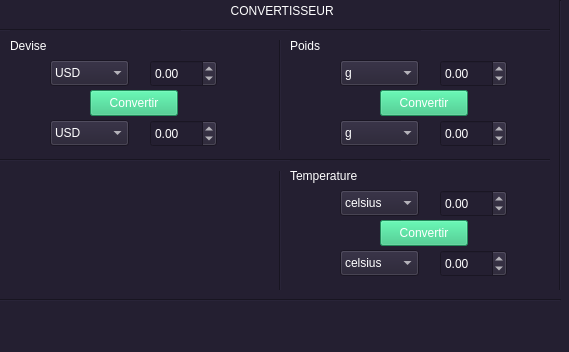
<?xml version="1.0" encoding="UTF-8"?>
<ui version="4.0">
 <class>Convertisseur</class>
 <widget class="QMainWindow" name="Convertisseur">
  <property name="geometry">
   <rect>
    <x>0</x>
    <y>0</y>
    <width>569</width>
    <height>352</height>
   </rect>
  </property>
  <property name="windowTitle">
   <string>Convertisseur</string>
  </property>
  <property name="styleSheet">
   <string notr="true">background-color: rgb(192, 191, 188);
color: rgb(255, 255, 255);
background-color: rgb(36, 31, 49);
font: 11pt &quot;Quicksand&quot;;
</string>
  </property>
  <widget class="QWidget" name="centralwidget">
   <widget class="Line" name="line">
    <property name="geometry">
     <rect>
      <x>270</x>
      <y>30</y>
      <width>20</width>
      <height>271</height>
     </rect>
    </property>
    <property name="orientation">
     <enum>Qt::Vertical</enum>
    </property>
   </widget>
   <widget class="Line" name="line_2">
    <property name="geometry">
     <rect>
      <x>0</x>
      <y>150</y>
      <width>561</width>
      <height>21</height>
     </rect>
    </property>
    <property name="orientation">
     <enum>Qt::Horizontal</enum>
    </property>
   </widget>
   <widget class="QLabel" name="label">
    <property name="geometry">
     <rect>
      <x>180</x>
      <y>0</y>
      <width>191</width>
      <height>21</height>
     </rect>
    </property>
    <property name="text">
     <string>    CONVERTISSEUR</string>
    </property>
    <property name="alignment">
     <set>Qt::AlignCenter</set>
    </property>
   </widget>
   <widget class="Line" name="line_3">
    <property name="geometry">
     <rect>
      <x>0</x>
      <y>20</y>
      <width>561</width>
      <height>20</height>
     </rect>
    </property>
    <property name="orientation">
     <enum>Qt::Horizontal</enum>
    </property>
   </widget>
   <widget class="QLabel" name="label_2">
    <property name="geometry">
     <rect>
      <x>10</x>
      <y>30</y>
      <width>171</width>
      <height>31</height>
     </rect>
    </property>
    <property name="text">
     <string>Devise</string>
    </property>
   </widget>
   <widget class="QLabel" name="label_3">
    <property name="geometry">
     <rect>
      <x>290</x>
      <y>30</y>
      <width>131</width>
      <height>31</height>
     </rect>
    </property>
    <property name="text">
     <string>Poids</string>
    </property>
   </widget>
   <widget class="QLabel" name="label_5">
    <property name="geometry">
     <rect>
      <x>290</x>
      <y>160</y>
      <width>111</width>
      <height>31</height>
     </rect>
    </property>
    <property name="text">
     <string>Temperature</string>
    </property>
   </widget>
   <widget class="QDoubleSpinBox" name="doubleSpinBoxDevise">
    <property name="geometry">
     <rect>
      <x>150</x>
      <y>60</y>
      <width>67</width>
      <height>27</height>
     </rect>
    </property>
    <property name="minimum">
     <double>-999999.000000000000000</double>
    </property>
    <property name="maximum">
     <double>999999.989999999990687</double>
    </property>
   </widget>
   <widget class="QDoubleSpinBox" name="doubleSpinBox_2">
    <property name="geometry">
     <rect>
      <x>150</x>
      <y>120</y>
      <width>67</width>
      <height>27</height>
     </rect>
    </property>
    <property name="minimum">
     <double>-999999.000000000000000</double>
    </property>
    <property name="maximum">
     <double>999999.989999999990687</double>
    </property>
   </widget>
   <widget class="QDoubleSpinBox" name="doubleSpinBox_3Poids">
    <property name="geometry">
     <rect>
      <x>440</x>
      <y>60</y>
      <width>67</width>
      <height>27</height>
     </rect>
    </property>
    <property name="minimum">
     <double>-999999.000000000000000</double>
    </property>
    <property name="maximum">
     <double>999999.989999999990687</double>
    </property>
   </widget>
   <widget class="QDoubleSpinBox" name="doubleSpinBox_4">
    <property name="geometry">
     <rect>
      <x>440</x>
      <y>120</y>
      <width>67</width>
      <height>27</height>
     </rect>
    </property>
    <property name="minimum">
     <double>-999999.000000000000000</double>
    </property>
    <property name="maximum">
     <double>999999.989999999990687</double>
    </property>
   </widget>
   <widget class="QDoubleSpinBox" name="doubleSpinBox_7Temperature">
    <property name="geometry">
     <rect>
      <x>440</x>
      <y>190</y>
      <width>67</width>
      <height>27</height>
     </rect>
    </property>
    <property name="minimum">
     <double>-999999.000000000000000</double>
    </property>
    <property name="maximum">
     <double>999999.989999999990687</double>
    </property>
   </widget>
   <widget class="QDoubleSpinBox" name="doubleSpinBox_8">
    <property name="geometry">
     <rect>
      <x>440</x>
      <y>250</y>
      <width>67</width>
      <height>27</height>
     </rect>
    </property>
    <property name="minimum">
     <double>-999999.000000000000000</double>
    </property>
    <property name="maximum">
     <double>999999.989999999990687</double>
    </property>
   </widget>
   <widget class="QComboBox" name="comboBoxLabel3">
    <property name="geometry">
     <rect>
      <x>340</x>
      <y>60</y>
      <width>79</width>
      <height>26</height>
     </rect>
    </property>
    <item>
     <property name="text">
      <string>g</string>
     </property>
    </item>
    <item>
     <property name="text">
      <string>kg</string>
     </property>
    </item>
    <item>
     <property name="text">
      <string>lb</string>
     </property>
    </item>
    <item>
     <property name="text">
      <string>oz</string>
     </property>
    </item>
    <item>
     <property name="text">
      <string>ct</string>
     </property>
    </item>
    <item>
     <property name="text">
      <string>t</string>
     </property>
    </item>
    <item>
     <property name="text">
      <string>q</string>
     </property>
    </item>
    <item>
     <property name="text">
      <string>st</string>
     </property>
    </item>
   </widget>
   <widget class="QComboBox" name="comboBoxLabel4">
    <property name="geometry">
     <rect>
      <x>340</x>
      <y>120</y>
      <width>79</width>
      <height>26</height>
     </rect>
    </property>
    <item>
     <property name="text">
      <string>g</string>
     </property>
    </item>
    <item>
     <property name="text">
      <string>kg</string>
     </property>
    </item>
    <item>
     <property name="text">
      <string>lb</string>
     </property>
    </item>
    <item>
     <property name="text">
      <string>oz</string>
     </property>
    </item>
    <item>
     <property name="text">
      <string>ct</string>
     </property>
    </item>
    <item>
     <property name="text">
      <string>t</string>
     </property>
    </item>
    <item>
     <property name="text">
      <string>q</string>
     </property>
    </item>
    <item>
     <property name="text">
      <string>st</string>
     </property>
    </item>
   </widget>
   <widget class="QComboBox" name="comboBoxLabel7">
    <property name="geometry">
     <rect>
      <x>340</x>
      <y>190</y>
      <width>79</width>
      <height>26</height>
     </rect>
    </property>
    <property name="editable">
     <bool>false</bool>
    </property>
    <item>
     <property name="text">
      <string>celsius</string>
     </property>
    </item>
    <item>
     <property name="text">
      <string>fahrenheit</string>
     </property>
    </item>
    <item>
     <property name="text">
      <string>kelvin</string>
     </property>
    </item>
    <item>
     <property name="text">
      <string>rankine</string>
     </property>
    </item>
   </widget>
   <widget class="QComboBox" name="comboBoxLabel8">
    <property name="geometry">
     <rect>
      <x>340</x>
      <y>250</y>
      <width>79</width>
      <height>26</height>
     </rect>
    </property>
    <item>
     <property name="text">
      <string>celsius</string>
     </property>
    </item>
    <item>
     <property name="text">
      <string>fahrenheit</string>
     </property>
    </item>
    <item>
     <property name="text">
      <string>kelvin</string>
     </property>
    </item>
    <item>
     <property name="text">
      <string>rankine</string>
     </property>
    </item>
   </widget>
   <widget class="QComboBox" name="comboBoxLabel1">
    <property name="geometry">
     <rect>
      <x>50</x>
      <y>60</y>
      <width>79</width>
      <height>26</height>
     </rect>
    </property>
    <item>
     <property name="text">
      <string>USD</string>
     </property>
    </item>
    <item>
     <property name="text">
      <string>EUR</string>
     </property>
    </item>
    <item>
     <property name="text">
      <string>JPY</string>
     </property>
    </item>
    <item>
     <property name="text">
      <string>CNY</string>
     </property>
    </item>
    <item>
     <property name="text">
      <string>GBP</string>
     </property>
    </item>
    <item>
     <property name="text">
      <string>CHF</string>
     </property>
    </item>
    <item>
     <property name="text">
      <string>AUD</string>
     </property>
    </item>
    <item>
     <property name="text">
      <string>CAD</string>
     </property>
    </item>
    <item>
     <property name="text">
      <string>SGD</string>
     </property>
    </item>
    <item>
     <property name="text">
      <string>HKD</string>
     </property>
    </item>
    <item>
     <property name="text">
      <string>CFA</string>
     </property>
    </item>
   </widget>
   <widget class="QComboBox" name="comboBoxLabel2">
    <property name="geometry">
     <rect>
      <x>50</x>
      <y>120</y>
      <width>79</width>
      <height>26</height>
     </rect>
    </property>
    <item>
     <property name="text">
      <string>USD</string>
     </property>
    </item>
    <item>
     <property name="text">
      <string>EUR</string>
     </property>
    </item>
    <item>
     <property name="text">
      <string>JPY</string>
     </property>
    </item>
    <item>
     <property name="text">
      <string>CNY</string>
     </property>
    </item>
    <item>
     <property name="text">
      <string>GBP</string>
     </property>
    </item>
    <item>
     <property name="text">
      <string>CHF</string>
     </property>
    </item>
    <item>
     <property name="text">
      <string>AUD</string>
     </property>
    </item>
    <item>
     <property name="text">
      <string>CAD</string>
     </property>
    </item>
    <item>
     <property name="text">
      <string>SGD</string>
     </property>
    </item>
    <item>
     <property name="text">
      <string>HKD</string>
     </property>
    </item>
    <item>
     <property name="text">
      <string>CFA </string>
     </property>
    </item>
   </widget>
   <widget class="Line" name="line_4">
    <property name="geometry">
     <rect>
      <x>550</x>
      <y>0</y>
      <width>21</width>
      <height>301</height>
     </rect>
    </property>
    <property name="orientation">
     <enum>Qt::Vertical</enum>
    </property>
   </widget>
   <widget class="Line" name="line_5">
    <property name="geometry">
     <rect>
      <x>0</x>
      <y>290</y>
      <width>561</width>
      <height>20</height>
     </rect>
    </property>
    <property name="orientation">
     <enum>Qt::Horizontal</enum>
    </property>
   </widget>
   <widget class="QPushButton" name="pushButton_2">
    <property name="geometry">
     <rect>
      <x>380</x>
      <y>90</y>
      <width>88</width>
      <height>26</height>
     </rect>
    </property>
    <property name="styleSheet">
     <string notr="true">background-color: rgb(46, 194, 126);</string>
    </property>
    <property name="text">
     <string>Convertir</string>
    </property>
   </widget>
   <widget class="QPushButton" name="pushButton_4">
    <property name="geometry">
     <rect>
      <x>380</x>
      <y>220</y>
      <width>88</width>
      <height>26</height>
     </rect>
    </property>
    <property name="styleSheet">
     <string notr="true">background-color: rgb(46, 194, 126);</string>
    </property>
    <property name="text">
     <string>Convertir</string>
    </property>
   </widget>
   <widget class="QPushButton" name="pushButton">
    <property name="geometry">
     <rect>
      <x>90</x>
      <y>90</y>
      <width>88</width>
      <height>26</height>
     </rect>
    </property>
    <property name="styleSheet">
     <string notr="true">background-color: rgb(46, 194, 126);</string>
    </property>
    <property name="text">
     <string>Convertir</string>
    </property>
   </widget>
  </widget>
  <widget class="QMenuBar" name="menubar">
   <property name="geometry">
    <rect>
     <x>0</x>
     <y>0</y>
     <width>569</width>
     <height>24</height>
    </rect>
   </property>
  </widget>
  <widget class="QStatusBar" name="statusbar"/>
 </widget>
 <resources/>
 <connections/>
</ui>
